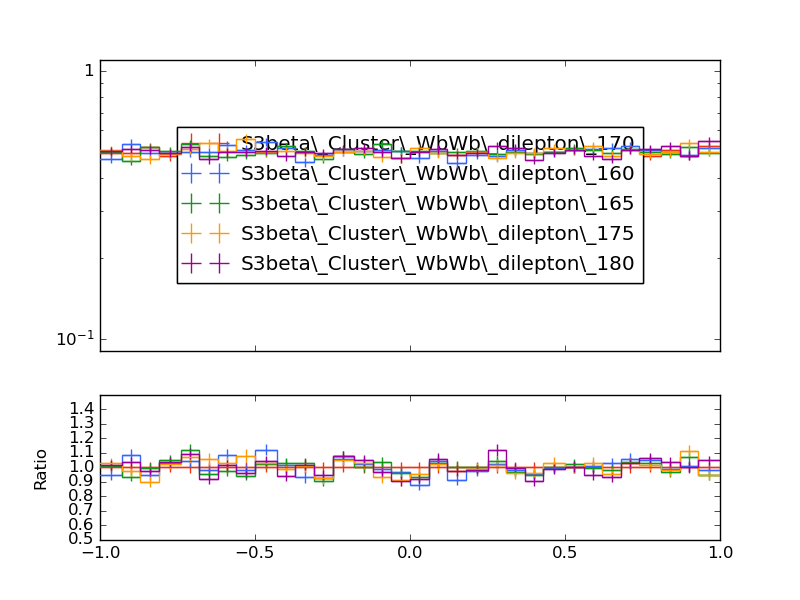

Write Python code to recreate this figure.
#! /usr/bin/env python

# This Python script was auto-generated using YODA v2.0.1.
# Analysis object: /WbWb_dilepton/phi_lep2_untagged
# Timestamp: 27-02-2025 (11:02:17)

import matplotlib as mpl
import matplotlib.pyplot as plt
mpl.use('Agg') # comment out for interactive use
import os
import numpy as np

plotDir = os.path.split(os.path.realpath(__file__))[0]
if 'YODA_USER_PLOT_PATH' in globals():
    plot_outdir = globals()['YODA_USER_PLOT_PATH']
else:
    plot_outdir = plotDir

#plot style
plt.style.use(os.path.join(plotDir, '../default.mplstyle'))

plt.rcParams['text.usetex'] = False
plt.style.use(['classic'])
plt.rc('font', family='DejaVu Sans')
# plot metadata
figW, figH = plt.rcParams['figure.figsize']
ax_xLabel = r''
ax_yLabel = r''
ax_title  = r''
ax_xScale = 'linear'
ax_yScale = 'log'
xLims = (-1.0, 1.0)
yLims = (0.09000000000000001, 1.1)

# TeX-friendly labels for the legend
labels = {
    'legend' : ([ r"S3beta\_Cluster\_WbWb\_dilepton\_170", r"S3beta\_Cluster\_WbWb\_dilepton\_160", r"S3beta\_Cluster\_WbWb\_dilepton\_165", r"S3beta\_Cluster\_WbWb\_dilepton\_175", r"S3beta\_Cluster\_WbWb\_dilepton\_180" ], r""),
}

# Adjust canvas width and height
canvasW = 10.0
canvasH = 9.0
figW *= canvasW/10.
figH *= canvasH/9.

# Create figure and axis objects
fig, (ax, ratio0_ax) = plt.subplots(2, 1, sharex=True,
                  figsize=(figW,figH), gridspec_kw={'height_ratios': (6.0, 3.0)})

# Set figure margins
plt.subplots_adjust(
    left   = 1.0 * plt.rcParams['figure.subplot.left'],
    right  = 1.0 * plt.rcParams['figure.subplot.right'],
    top    = 1.0 * plt.rcParams['figure.subplot.top'],
    bottom = 1.0 * plt.rcParams['figure.subplot.bottom'])

ratio0_ax.yaxis.set_major_locator(mpl.ticker.MultipleLocator(0.1))
ratio0_ax.set_ylim(0.5, 1.4999)
ratio0_ax.set_ylabel('Ratio')

# the numerical data is stored in a separate file
dataf = dict()
prefix = os.path.split(__file__)[0]
if prefix:    prefix = prefix + '/'
exec(open(prefix+'phi_lep2_untagged__data.py').read(), dataf)


legend_handles = dict() # keep track of handles for the legend

# style options for curves
# starts at zorder>=5 to draw curve on top of legend
styles = {
  'S3beta_Cluster_WbWb_dilepton_170.yoda.gz': {
    'color' : '#EE3311',
    'linestyle' : '-',
    'linewidth' : 1,
    'marker' : 'none',
    'markersize' : 2,
    'capsize' : 0.0,
    'zorder' : 5,
    'histstyle' : 1,
    'drawstyle' : 'steps-pre',
    'xerrorbars' : 1,
    'yerrorbars' : 1,
    'fillcolor' : None,
    'fillopacity' : 1.0,
    'ratio0_linestyle' : '-',
    'ratio0_linewidth' : 1,
    'ratio0_marker' : 'none',
    'ratio0_markersize' : 2,
    'ratio0_capsize' : 0.0,
    'ratio0_zorder' : 5,
    'ratio0_histstyle' : 1,
    'ratio0_drawstyle' : 'steps-pre',
    'ratio0_xerrorbars' : 1,
    'ratio0_yerrorbars' : 1,
  },
  'S3beta_Cluster_WbWb_dilepton_160.yoda.gz': {
    'color' : '#3366FF',
    'linestyle' : '-',
    'linewidth' : 1,
    'marker' : 'none',
    'markersize' : 2,
    'capsize' : 0.0,
    'zorder' : 6,
    'histstyle' : 1,
    'drawstyle' : 'steps-pre',
    'xerrorbars' : 1,
    'yerrorbars' : 1,
    'fillcolor' : None,
    'fillopacity' : 1.0,
    'ratio0_linestyle' : '-',
    'ratio0_linewidth' : 1,
    'ratio0_marker' : 'none',
    'ratio0_markersize' : 2,
    'ratio0_capsize' : 0.0,
    'ratio0_zorder' : 6,
    'ratio0_histstyle' : 1,
    'ratio0_drawstyle' : 'steps-pre',
    'ratio0_xerrorbars' : 1,
    'ratio0_yerrorbars' : 1,
  },
  'S3beta_Cluster_WbWb_dilepton_165.yoda.gz': {
    'color' : '#109618',
    'linestyle' : '-',
    'linewidth' : 1,
    'marker' : 'none',
    'markersize' : 2,
    'capsize' : 0.0,
    'zorder' : 7,
    'histstyle' : 1,
    'drawstyle' : 'steps-pre',
    'xerrorbars' : 1,
    'yerrorbars' : 1,
    'fillcolor' : None,
    'fillopacity' : 1.0,
    'ratio0_linestyle' : '-',
    'ratio0_linewidth' : 1,
    'ratio0_marker' : 'none',
    'ratio0_markersize' : 2,
    'ratio0_capsize' : 0.0,
    'ratio0_zorder' : 7,
    'ratio0_histstyle' : 1,
    'ratio0_drawstyle' : 'steps-pre',
    'ratio0_xerrorbars' : 1,
    'ratio0_yerrorbars' : 1,
  },
  'S3beta_Cluster_WbWb_dilepton_175.yoda.gz': {
    'color' : '#FF9900',
    'linestyle' : '-',
    'linewidth' : 1,
    'marker' : 'none',
    'markersize' : 2,
    'capsize' : 0.0,
    'zorder' : 8,
    'histstyle' : 1,
    'drawstyle' : 'steps-pre',
    'xerrorbars' : 1,
    'yerrorbars' : 1,
    'fillcolor' : None,
    'fillopacity' : 1.0,
    'ratio0_linestyle' : '-',
    'ratio0_linewidth' : 1,
    'ratio0_marker' : 'none',
    'ratio0_markersize' : 2,
    'ratio0_capsize' : 0.0,
    'ratio0_zorder' : 8,
    'ratio0_histstyle' : 1,
    'ratio0_drawstyle' : 'steps-pre',
    'ratio0_xerrorbars' : 1,
    'ratio0_yerrorbars' : 1,
  },
  'S3beta_Cluster_WbWb_dilepton_180.yoda.gz': {
    'color' : '#990099',
    'linestyle' : '-',
    'linewidth' : 1,
    'marker' : 'none',
    'markersize' : 2,
    'capsize' : 0.0,
    'zorder' : 9,
    'histstyle' : 1,
    'drawstyle' : 'steps-pre',
    'xerrorbars' : 1,
    'yerrorbars' : 1,
    'fillcolor' : None,
    'fillopacity' : 1.0,
    'ratio0_linestyle' : '-',
    'ratio0_linewidth' : 1,
    'ratio0_marker' : 'none',
    'ratio0_markersize' : 2,
    'ratio0_capsize' : 0.0,
    'ratio0_zorder' : 9,
    'ratio0_histstyle' : 1,
    'ratio0_drawstyle' : 'steps-pre',
    'ratio0_xerrorbars' : 1,
    'ratio0_yerrorbars' : 1,
  },
}

# curve from input yoda files in main panel
for label, yvals in dataf['yvals'].items():
    if all(np.isnan(v) for v in dataf['yvals'][label]):
        continue
    tmp = None
    if styles[label]['histstyle']: # draw as histogram
        xpos = dataf['xedges'][label] if styles[label]['drawstyle'] else dataf['xpoints'][label]
        ypos = np.insert(yvals, 0, yvals[0]) if styles[label]['drawstyle'] else yvals
        if styles[label]['fillcolor']: # fill area below curve
            ax.fill_between(xpos, ypos, step='pre',
                            color=styles[label]['fillcolor'],
                            alpha=styles[label]['fillopacity'])
        tmp, = ax.plot(xpos, ypos,
                       color=styles[label]['color'],
                       linestyle=styles[label]['linestyle'],
                       linewidth=styles[label]['linewidth'],
                       drawstyle=styles[label]['drawstyle'], solid_joinstyle='miter',
                       zorder=styles[label]['zorder'], label=label)
    tmp = ax.errorbar(dataf['xpoints'][label], yvals,
                      xerr=np.array(dataf['xerrs'][label])*styles[label]['xerrorbars'],
                      yerr=np.array(dataf['yerrs'][label])*styles[label]['yerrorbars'],
                      fmt=styles[label]['marker'], capsize=styles[label]['capsize'],
                      markersize=styles[label]['markersize'],
                      ecolor=styles[label]['color'],
                      color=styles[label]['color'], zorder=styles[label]['zorder'])
    tmp[-1][0].set_linestyle(styles[label]['linestyle'])
    tmp[-1][0].set_linewidth(styles[label]['linewidth'])
    if label in dataf['add_legend_handle']:  legend_handles[label] = tmp
    for varLabel in dataf['variation_yvals'].keys():
        if varLabel.startswith(label):
            tmp, = ax.plot(dataf['xedges'][label], dataf['variation_yvals'][varLabel],
                           color=styles[label]['color'],
                           linestyle=styles[label]['linestyle'],
                           linewidth=styles[label]['linewidth'],
                           drawstyle='steps-pre', solid_joinstyle='miter',
                           zorder=styles[label]['zorder'], alpha=0.5)


# plots on ratio panel
# curve from input yoda files in ratio panel
for label, yvals in dataf['ratio0_yvals'].items():
    if all(np.isnan(v) for v in yvals):
        continue
    if styles[label]['ratio0_histstyle']: # plot as histogram
        xpos = dataf['xedges']['S3beta_Cluster_WbWb_dilepton_170.yoda.gz'] if styles[label]['ratio0_drawstyle'] else dataf['xpoints']['S3beta_Cluster_WbWb_dilepton_170.yoda.gz']
        ypos = np.insert(yvals, 0, yvals[0]) if styles[label]['ratio0_drawstyle'] else yvals
        ratio0_ax.plot(xpos, ypos,
                       color=styles[label]['color'],
                       linewidth=styles[label]['linewidth'],
                       linestyle=styles[label]['ratio0_linestyle'],
                       drawstyle=styles[label]['ratio0_drawstyle'], zorder=styles[label]['zorder'],
                       solid_joinstyle='miter')
    tmp = ratio0_ax.errorbar(dataf['xpoints']['S3beta_Cluster_WbWb_dilepton_170.yoda.gz'], yvals,
                             xerr=np.array(dataf['ref_xerrs'])*styles[label]['ratio0_xerrorbars'],
                             yerr=np.array(dataf['ratio0_yerrs'][label])*styles[label]['ratio0_yerrorbars'],
                             fmt=styles[label]['ratio0_marker'], capsize=styles[label]['ratio0_capsize'],
                             markersize=styles[label]['ratio0_markersize'],
                             ecolor=styles[label]['color'],
                             color=styles[label]['color'])
    tmp[-1][0].set_linestyle(styles[label]['ratio0_linestyle'])
    tmp[-1][0].set_linewidth(styles[label]['ratio0_linewidth'])

    for varlabel in dataf['ratio0_variation_vals'].keys():
        if varlabel.startswith(label):
            ratio0_ax.plot(dataf['xedges']['S3beta_Cluster_WbWb_dilepton_170.yoda.gz'],
                            dataf['ratio0_variation_vals'][varlabel],
                            color=styles[label]['color'],
                            linestyle=styles[label]['linestyle'],
                            linewidth=styles[label]['linewidth'],
                            drawstyle='steps-pre', solid_joinstyle='miter',
                            zorder=1, alpha=0.5)

legend_items = list(legend_handles.values())
ax.add_artist(ax.legend(legend_items,
                        labels['legend'][0],
                        title=labels['legend'][1],
                        alignment='left',
                        loc='center',
                        bbox_to_anchor=(0.5, 0.5)))

# set plot metadata as defined above
ratio0_ax.set_xlabel(ax_xLabel)
ratio0_ax.xaxis.set_label_coords(1., -0.15)
ax.set_ylabel(ax_yLabel, ha='right', va='top')
ax.yaxis.set_label_coords(-0.11, 1.0)
ax.set_title(ax_title, loc='left')
ax.set_xscale(ax_xScale)
ax.set_yscale(ax_yScale)
ax.set_xlim(xLims)
ax.set_ylim(yLims)

# tick formatting
plt.rcParams['xtick.top'] = True
plt.rcParams['ytick.right'] = True
ax.yaxis.set_major_locator(mpl.ticker.LogLocator(base=10.0, numticks=np.inf))
ax.yaxis.set_minor_locator(mpl.ticker.LogLocator(
                           base=10.0, subs=np.arange(0.1, 1, 0.1), numticks=np.inf))
fig.align_ylabels((ax, ratio0_ax))
plt.savefig(os.path.join(plot_outdir, 'phi_lep2_untagged.pdf'), format='PDF')
plt.savefig(os.path.join(plot_outdir, 'phi_lep2_untagged.png'), format='PNG')

plt.close(fig)
